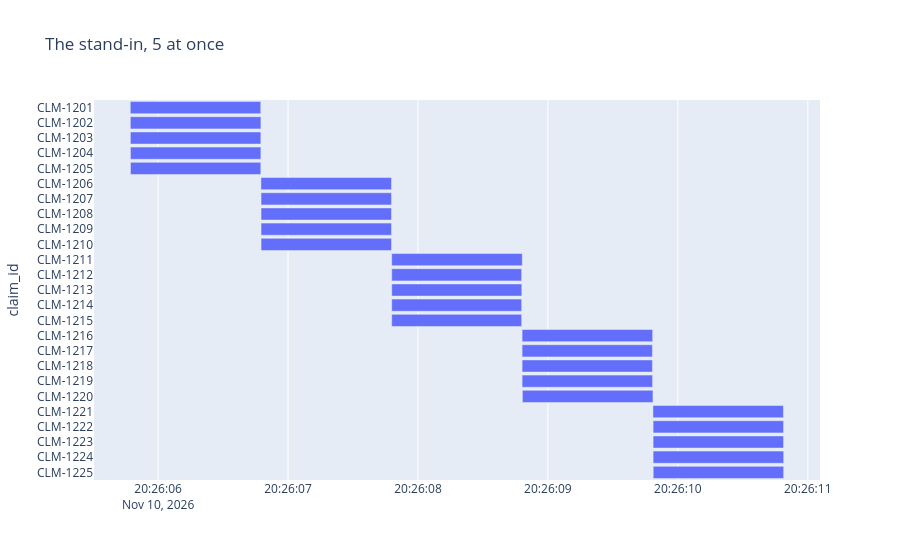

The code cell stored with this chart in its notebook:
### Markdown cell above
There are never more than N claims running at once. Here's the run with 5 at once. Each bar is a claim, from when it started to when it finished.

### Code cell
def show_timeline(results, title):
    """Draw each claim as a bar from when it started to when it finished."""
    fig = px.timeline(pd.DataFrame(results), x_start="started", x_end="finished", y="claim_id", title=title)
    fig.update_yaxes(autorange="reversed")
    fig.show()


result = dispatcher.invoke({}, {"max_concurrency": 5})
show_timeline(result["results"], "The stand-in, 5 at once")

### Figure 1 — Plotly figure (JSON) as saved in the notebook; plotly's stock layout.template omitted (floating-point values rounded to 4 significant figures)
{"data": [{"base": ["2026-11-10T20:26:05.785946", "2026-11-10T20:26:05.786299", "2026-11-10T20:26:05.786665", "2026-11-10T20:26:05.787001", "2026-11-10T20:26:05.787267", "2026-11-10T20:26:06.791339", "2026-11-10T20:26:06.792295", "2026-11-10T20:26:06.792362", "2026-11-10T20:26:06.792387", "2026-11-10T20:26:06.792420", "2026-11-10T20:26:07.797883", "2026-11-10T20:26:07.798003", "2026-11-10T20:26:07.798037", "2026-11-10T20:26:07.798063", "2026-11-10T20:26:07.798086", "2026-11-10T20:26:08.801327", "2026-11-10T20:26:08.801417", "2026-11-10T20:26:08.801459", "2026-11-10T20:26:08.801496", "2026-11-10T20:26:08.803559", "2026-11-10T20:26:09.808478", "2026-11-10T20:26:09.809726", "2026-11-10T20:26:09.809794", "2026-11-10T20:26:09.809844", "2026-11-10T20:26:09.810509"], "hovertemplate": "started=%{base}<br>finished=%{x}<br>claim_id=%{y}<extra></extra>", "legendgroup": "", "marker": {"color": "#636efa", "pattern": {"shape": ""}}, "name": "", "orientation": "h", "showlegend": false, "textposition": "auto", "type": "bar", "x": [1004, 1005, 1004, 1004, 1003, 1005, 1004, 1004, 1004, 1004, 1005, 1000, 1001, 1000, 1000, 1005, 1003, 1003, 1004, 1005, 1004, 1004, 1004, 1005, 1004], "xaxis": "x", "y": ["CLM-1201", "CLM-1202", "CLM-1203", "CLM-1204", "CLM-1205", "CLM-1206", "CLM-1207", "CLM-1208", "CLM-1209", "CLM-1210", "CLM-1211", "CLM-1212", "CLM-1213", "CLM-1214", "CLM-1215", "CLM-1216", "CLM-1217", "CLM-1218", "CLM-1219", "CLM-1220", "CLM-1221", "CLM-1222", "CLM-1223", "CLM-1224", "CLM-1225"], "yaxis": "y"}], "layout": {"barmode": "overlay", "legend": {"tracegroupgap": 0}, "title": {"text": "The stand-in, 5 at once"}, "xaxis": {"anchor": "y", "domain": [0, 1], "type": "date"}, "yaxis": {"anchor": "x", "autorange": "reversed", "domain": [0, 1], "title": {"text": "claim_id"}}}}
